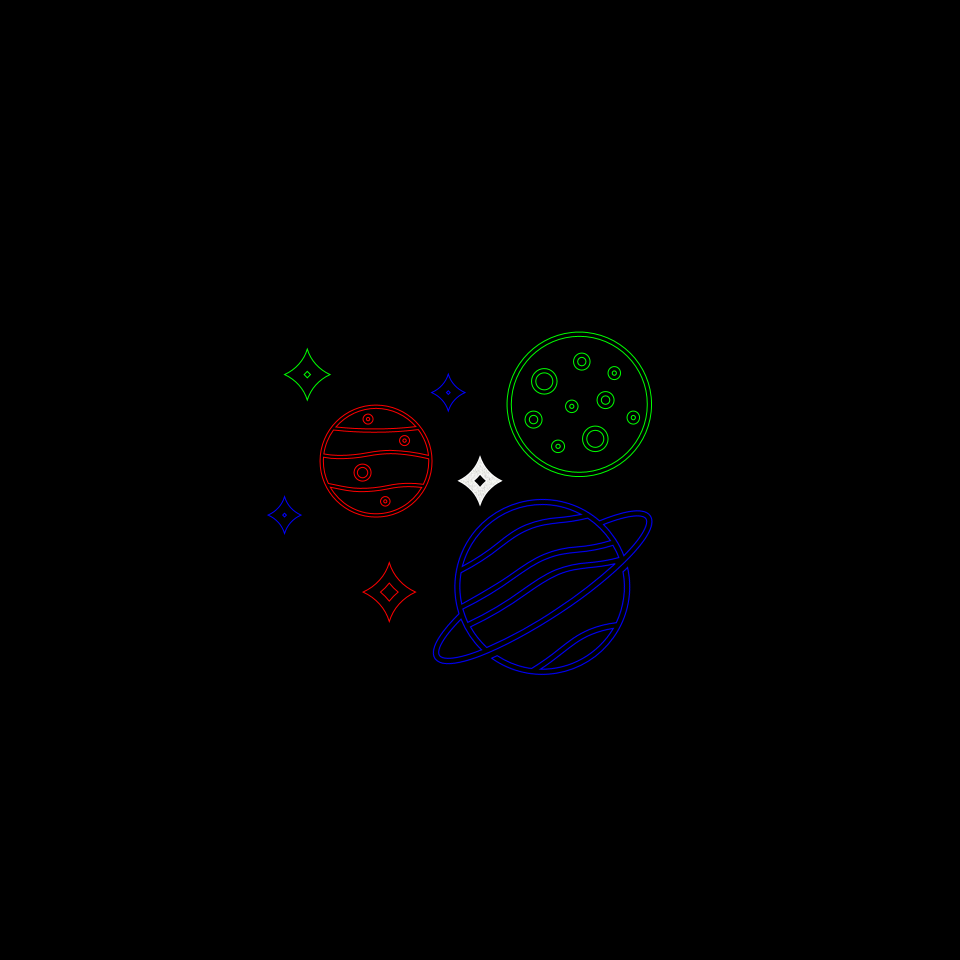
#> input picture FFT of imgs/3planets_h20.png, 1920 x 1920 px (shown at 1/2 size)
$ python FFT_GS_rescale_nocor_HalA_nB.py
#> lines starting #> are read from the running program, lines starting #| are printed output that depends on the picture
# -*- coding: utf-8 -*-
"""
Created on Sun Oct 27 10:45:57 2024

@author: gaosh
"""
from PIL import Image
import numpy as np
import matplotlib.pyplot as plt
from scipy.fft import fft2, fftshift,ifft2,ifftshift
import os
import cv2

os.chdir("C:/Users/Laboratorio/MakeHologram/FFT of imgs")
filename="3planets_h20"
im=plt.imread(f"{filename}.png")
#> im is the input picture: shape (1920, 1920, 3) float32; mean R, G, B 0.00255, 0.00267, 0.0043
height=im.shape[0]
#> height = 1920
width=im.shape[1]
#> width = 1920

# Define wavelengths (in meters, for rescale)
lambda_r = 0.680e-6  # Red wavelength
lambda_g = 0.532e-6  # Green wavelength (reference)
lambda_b = 0.461e-6  # Blue wavelength
# Calculate scaling factors with respect to green
scale_r =  lambda_r/lambda_g
scale_b =  lambda_b/lambda_g

h_r, w_r = int(height * scale_r), int(width * scale_r)
#> h_r = 2454; w_r = 2454
h_b, w_b = int(height * scale_b), int(width * scale_b)
#> h_b = 1663; w_b = 1663
print(h_r,int(h_r), w_r,int(w_r))
#| 2454 2454 2454 2454
print(h_b,int(h_b), w_b,int(w_b))
#| 1663 1663 1663 1663

x_offset_r = (int(w_r)-width) // 2
#> x_offset_r = 267
y_offset_r = (int(h_r)-height) // 2
#> y_offset_r = 267
print(x_offset_r,y_offset_r)
#| 267 267
x_offset_b = (width - int(w_b)) // 2
#> x_offset_b = 128
y_offset_b = (height - int(h_b)) // 2
#> y_offset_b = 128
print(x_offset_b,y_offset_b)
#| 128 128
# Step 1: Pad the red channel to the scaled size
padded_red = np.zeros((h_r, w_r))
padded_red[y_offset_r:y_offset_r + height, x_offset_r:x_offset_r + width] = im[:, :, 0]

# Step 2: Crop the blue channel to the scaled size
cropped_blue=np.zeros((h_b, w_b))
cropped_blue = im[:, :, 2][y_offset_b:y_offset_b + h_b, x_offset_b:x_offset_b + w_b]

# Step 3: Resize both channels back to the original dimensions
scaled_red = cv2.resize(padded_red, (width, height), interpolation=cv2.INTER_LINEAR)
scaled_blue = cv2.resize(cropped_blue, (width, height), interpolation=cv2.INTER_LINEAR)

im_manipulated=np.zeros((height,width,3))
im_manipulated[:,:,0]=scaled_red
im_manipulated[:,:,1]=im[:,:,1]
im_manipulated[:,:,2]=scaled_blue
# [7 lines of commented-out code are left out]
im_shift_r=fftshift(scaled_red)
#G
im_shift_g=fftshift(im[:,:,1])
#B
im_shift_b=fftshift(scaled_blue)

# random
rand=np.random.uniform(0, 1, (height, width))
rand_2pi=np.pi*rand
rand_ma=np.max(rand_2pi)
#> rand_ma = 3.14
rand_mi=np.min(rand_2pi)
#> rand_mi = 7.91e-08
exp_rand=np.exp(1j*rand_2pi)
#R
im_r_rand=exp_rand*im_shift_r

im_g_rand=exp_rand*im_shift_g

im_b_rand=im_shift_b

current_field_r = fftshift(fft2(im_r_rand ))
current_field_g =fftshift(fft2(im_g_rand))
current_field_b =fftshift(fft2(im_b_rand))
iterations=1
for i in range(iterations):

    # Inverse Fourier Transform to initial plane
    current_field_r_i = ifft2(ifftshift(np.exp(1j * np.angle(current_field_r))))
    current_field_g_i = ifft2(ifftshift(np.exp(1j * np.angle(current_field_g))))
    current_field_b_i = ifft2(ifftshift(np.exp(1j * np.angle(current_field_b))))

    current_field_r_n =im_shift_r*np.exp(1j * np.angle(current_field_r_i)) #exp_rand
    current_field_g_n =im_shift_g*np.exp(1j * np.angle(current_field_g_i)) #exp_rand*
    current_field_b_n =im_shift_b*np.exp(1j * np.angle(current_field_b_i)) #exp_rand*

    # Forward Fourier Transform to the target plane
    current_field_r = fftshift(fft2(current_field_r_n ))
    current_field_g = fftshift(fft2(current_field_g_n ))
    current_field_b = fftshift(fft2(current_field_b_n ))
# Final optimized phase for display or application on SLM
optimized_phase_r = np.angle(current_field_r)
phase_rr_modi=(optimized_phase_r/np.pi+1)*(255/1.85)
phase_rr_modi_mod=np.mod(phase_rr_modi,255)

optimized_phase_g = np.angle(current_field_g)
phase_gr_modi=(optimized_phase_g/np.pi+1)*(255/2.63)
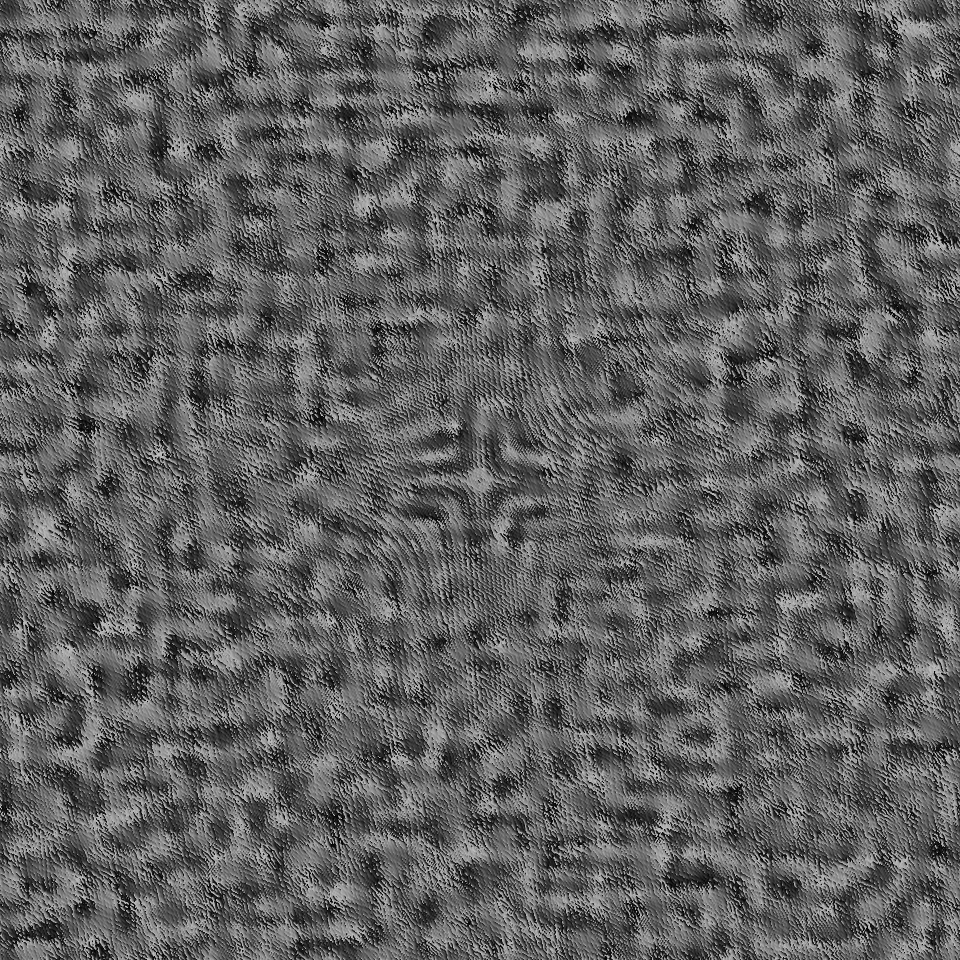
#> phase_gr_modi: shape (1920, 1920) float64 (shown at 1/2 size); min 0.000128, max 193.9, mean 96.7
phase_gr_modi_mod=np.mod(phase_gr_modi,255)

optimized_phase_b = np.angle(current_field_b)
phase_br_modi=(optimized_phase_b+1)*(255/3.55)
phase_br_modi_mod=np.mod(phase_br_modi,255)
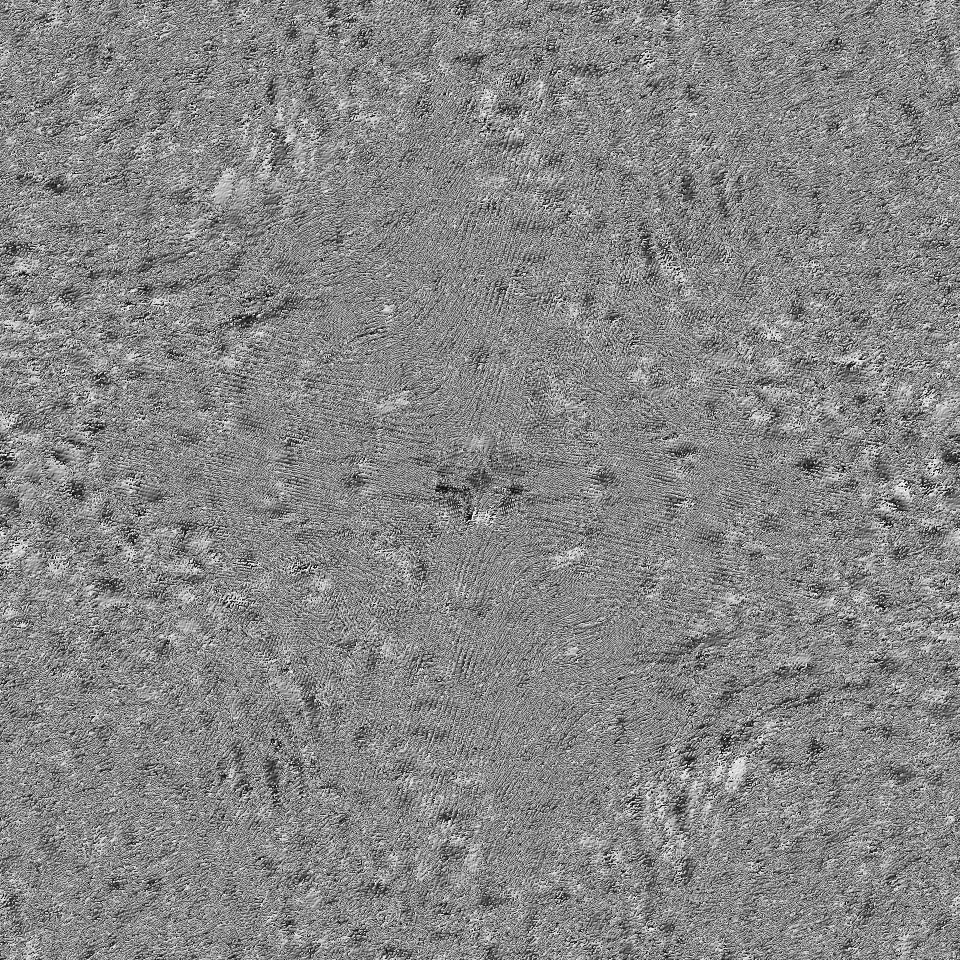
#> phase_br_modi_mod: shape (1920, 1920) float32 (shown at 1/2 size); min 4.28e-06, max 255, mean 134.5

"""Lens"""
lambda_r = 0.633e-6  # Red wavelength
lambda_g = 0.532e-6  # Green wavelength (reference)
lambda_b = 0.450e-6
arr_r=np.zeros((height, width))
arr_g=np.zeros((height, width))
arr_b=np.zeros((height, width))
pixel_size=4.5e-6#4.5e-6
f=-2 # meters
center_h=height//2
#> center_h = 960
center_w=width//2
#> center_w = 960
"""RGB lens"""
for i in range(height):
    for j in range(width):
        r = pixel_size * np.sqrt((i - center_h)**2 + (j - center_w)**2)
        arr_r[i, j] =  r**2 / (f * lambda_r) #np.pi *
        arr_g[i, j] =  r**2 / (f * lambda_g)
        arr_b[i, j] =  r**2 / (f * lambda_b)
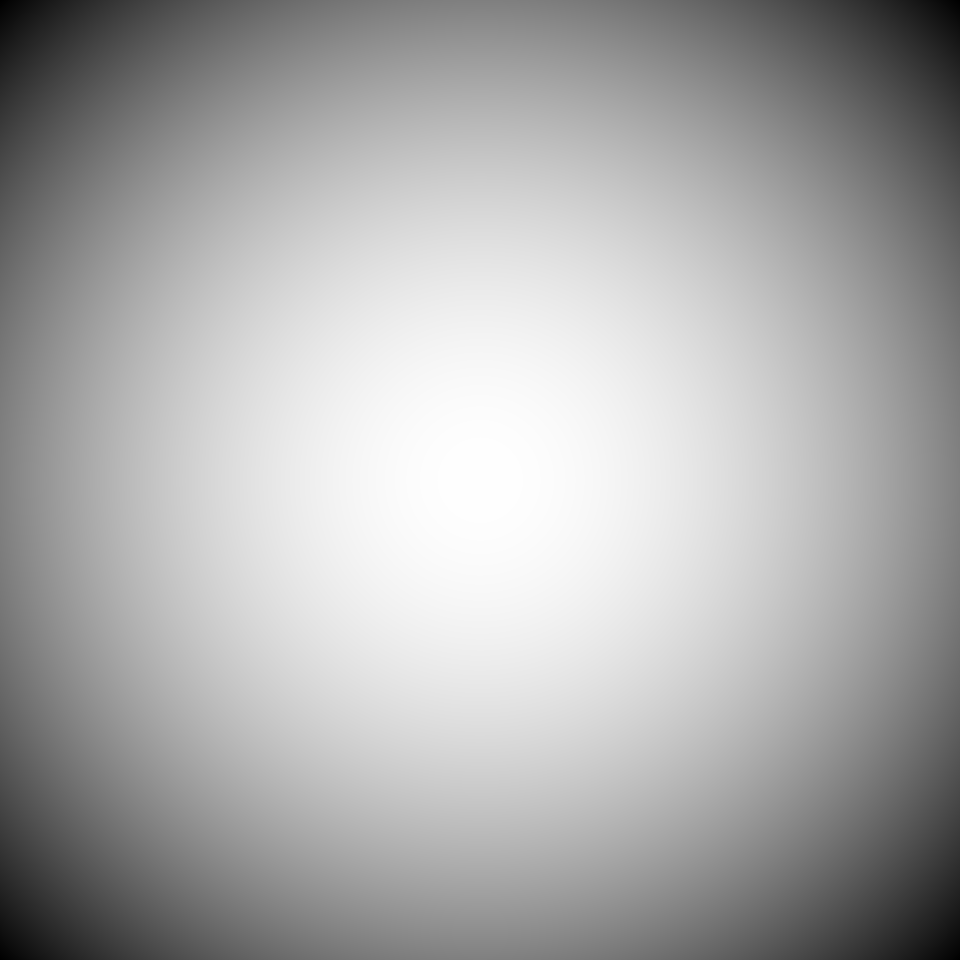
#> arr_b: shape (1920, 1920) float64 (shown at 1/2 size); min -41.47, max 0, mean -13.82; drawn with min black and max white
"""mod into 0-2"""
arr_r_mod=np.mod(arr_r,2)
arr_g_mod=np.mod(arr_g,2)
arr_b_mod=np.mod(arr_b,2)

"""Map phase to gray level for diff laser"""
arr_r_modified=arr_r_mod*(255/1.85)
arr_g_modified=arr_g_mod*(255/2.63)
arr_b_modified=arr_b_mod*(255/3.55)
# Create a new array for the new image with the same shape as the original
im_modify = np.zeros_like(im,shape=(im.shape[0], im.shape[1], 3))
im_modify[:,:,0] = phase_rr_modi_mod+arr_r_modified
im_modify[:,:,1] = phase_gr_modi_mod+arr_g_modified
im_modify[:,:,2] = phase_br_modi_mod+arr_b_modified
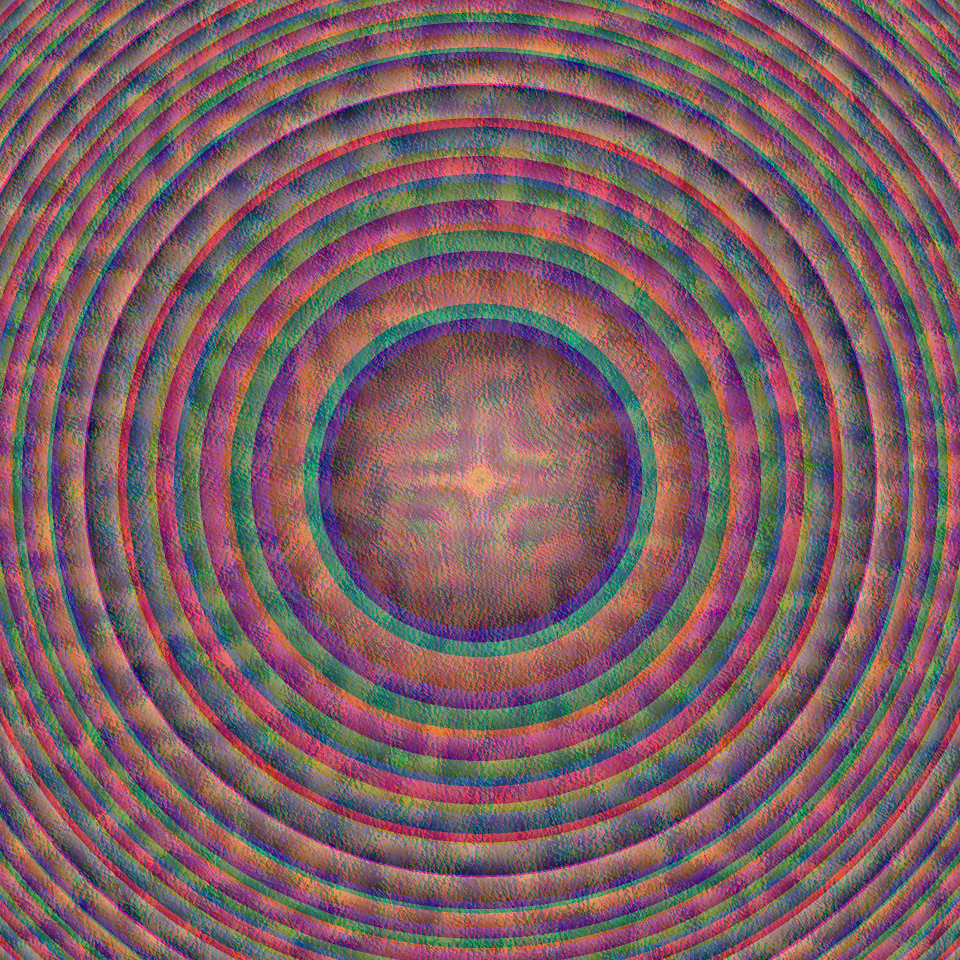
#> im_modify: shape (1920, 1920, 3) float32 (shown at 1/2 size); mean of channels 0, 1, 2 259.2, 195, 207.3; drawn with min black and max white

y_offset=center_h-1080//2
im_cropped=im_modify[y_offset:y_offset+1080,:]
im_cropped = im_cropped.astype(np.uint8)
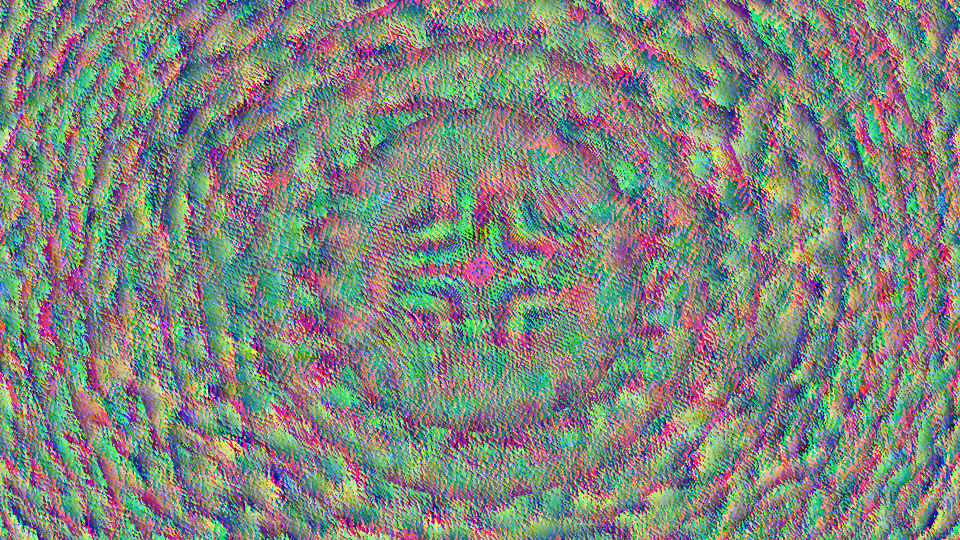
#> im_cropped: shape (1080, 1920, 3) (shown at 1/2 size); mean of channels 0, 1, 2 127.5, 134.4, 125.6; drawn as R, G, B
im_modi = Image.fromarray(im_cropped)
im_modi.save(f"{filename}_GS {iterations}_lens_NoC_HA_noB.png")
